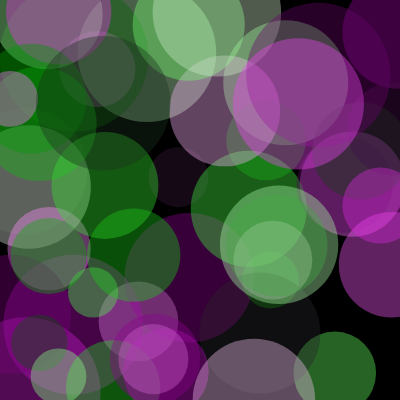
Frame 1 (no input)
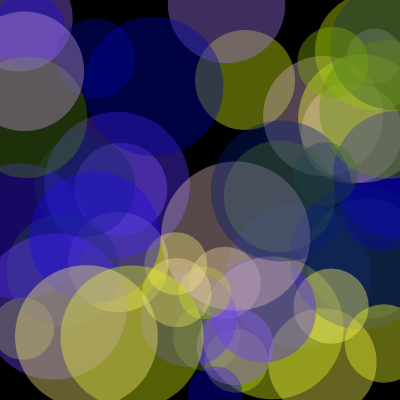
Frame 60 (no input)
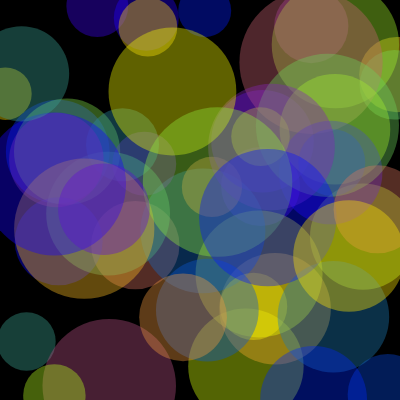
Frame 120 (the mouse pressed at the canvas centre since frame 60)

The p5.js sketch that drew these frames (run headless with seeded random() and noise() and a simulated clock; from frame 60 on, the mouse is pressed at the canvas centre):

// p5.js sketch
// ── sketch.js
function setup() {
  createCanvas(400, 400);
  noStroke();
}

function draw() {
  background(0);

  for (let i = 0; i < 50; i++) {
    fill(
      sin(frameCount * 0.05 + i) * 127 + 128,
      cos(frameCount * 0.03 + i) * 127 + 128,
      sin(frameCount * 0.02 + i) * 127 + 128,
      100
    );

    ellipse(
      random(width),
      random(height),
      random(50, 150)
    );
  }
}
